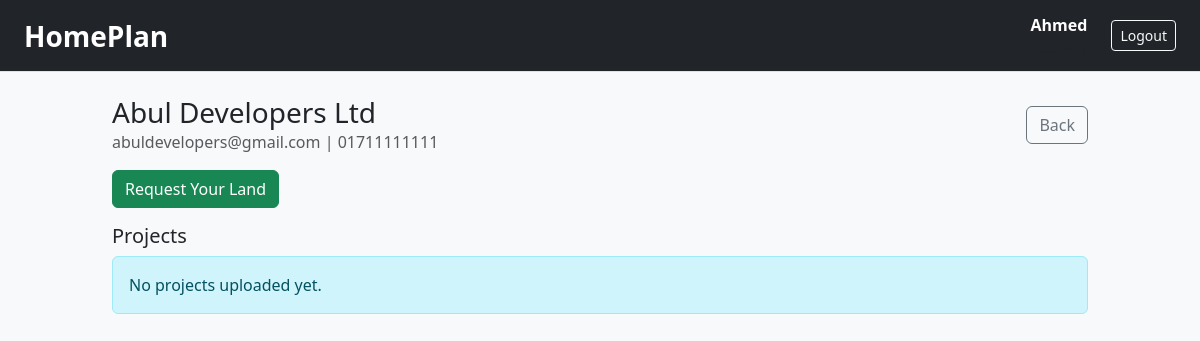
The app's page /client/developer_projects.php?developer_id=10 (signed in) with its own data.
### tables this page shows
CREATE TABLE `users` (
  `user_id` int(11) NOT NULL,
  `role` enum('client','property_owner','developer','architect','material_provider','worker_provider','interior_designer','admin') NOT NULL,
  `provider_type` enum('developer','builder','contractor','architect') DEFAULT NULL,
  `full_name` varchar(120) NOT NULL,
  `email` varchar(190) NOT NULL,
  `phone` varchar(30) DEFAULT NULL,
  `password` varchar(255) NOT NULL,
  `profile_pic` varchar(255) DEFAULT NULL,
  `house` varchar(60) DEFAULT NULL,
  `street` varchar(80) DEFAULT NULL,
  `city` varchar(80) DEFAULT NULL,
  `area_code` varchar(20) DEFAULT NULL,
  `created_at` timestamp NOT NULL DEFAULT current_timestamp()
);

### client/developer_projects.php (the view, shortened to what this page needs)
<?php
require_once __DIR__ . '/../config/db.php';
$developer_id = (int)($_GET['developer_id'] ?? 0);
$stmt = $conn->prepare("
  SELECT u.user_id, u.full_name, u.email, u.phone
  FROM users u
  WHERE u.user_id = ? AND LOWER(TRIM(u.role))='developer'
  LIMIT 1
");
$stmt->bind_param("i", $developer_id);
$stmt->execute();
$dev = $stmt->get_result()->fetch_assoc();
$projects = [];
?>
<!doctype html>
<html>
<head>
  <link href="https://cdn.jsdelivr.net/npm/bootstrap@5.3.3/dist/css/bootstrap.min.css" rel="stylesheet">
</head>
<body class="bg-light">
<?php require_once __DIR__ . '/../includes/topbar.php'; ?>
<div class="container py-4" style="max-width:1000px;">
  <div class="d-flex justify-content-between align-items-center mb-3">
    <div>
      <h3 class="mb-0"><?= htmlspecialchars($dev['full_name']) ?></h3>
      <div class="text-muted">
        <?= htmlspecialchars($dev['email'] ?? '') ?>
        <?= !empty($dev['phone']) ? " | " . htmlspecialchars($dev['phone']) : "" ?>
      </div>
    </div>
    <a class="btn btn-outline-secondary" href="/homeplan/client/developer_list.php">Back</a>
  </div>
  <div class="d-flex gap-2 mb-3">
    <a class="btn btn-success"
       href="/homeplan/client/developer_land_request.php?developer_id=<?= (int)$developer_id ?>">
      Request Your Land
    </a>
  </div>
  <h5 class="mb-2">Projects</h5>
  <?php if (count($projects) === 0): ?>
    <div class="alert alert-info">No projects uploaded yet.</div>
  <?php endif; ?>
</div>
</body>
</html>

### records on screen
users: full_name "Abul Developers Ltd", email "abuldevelopers@gmail.com", phone "01711111111"

### other values on screen
$name "Ahmed"
